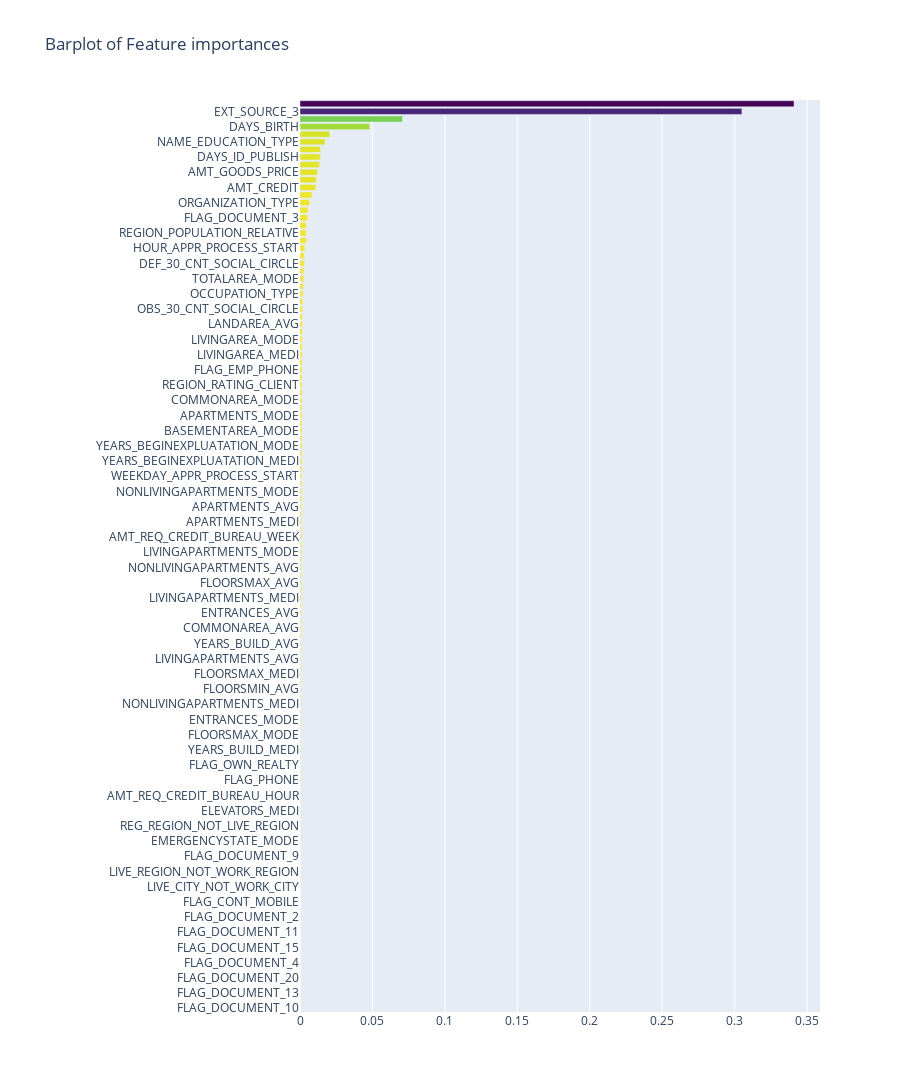

Notebook code for this chart:
### Code cell
import plotly.graph_objs as go
import plotly.offline as py

x, y = (list(x) for x in zip(*sorted(zip(rf.feature_importances_, features), 
                                                            reverse = False)))
trace2 = go.Bar(
    x=x ,
    y=y,
    marker=dict(
        color=x,
        colorscale = 'Viridis',
        reversescale = True
    ),
    name='Random Forest Feature importance',
    orientation='h',
)

layout = dict(
    title='Barplot of Feature importances',
     width = 900, height = 2000,
    yaxis=dict(
        showgrid=False,
        showline=False,
        showticklabels=True,
#         domain=[0, 0.85],
    ),
    margin=dict(
    l=300,
),
)

fig1 = go.Figure(data=[trace2])
fig1['layout'].update(layout)
py.iplot(fig1, filename='plots')

### Figure 1 — Plotly figure (JSON) as saved in the notebook; plotly's stock layout.template omitted (floating-point values rounded to 4 significant figures)
{"data": [{"marker": {"color": [0, 0, 0, 0, 0, 0, 0, 0, 5.101e-06, 5.214e-06, 2.045e-05, 2.405e-05, 3.531e-05, 6.122e-05, 6.77e-05, 6.922e-05, 7.532e-05, 7.618e-05, 8.463e-05, 9.88e-05, 0.0001186, 0.0001591, 0.0001635, 0.0001789, 0.0001974, 0.0002164, 0.0002471, 0.0002568, 0.0002683, 0.0002754, 0.0002957, 0.000315, 0.0003241, 0.000373, 0.0003863, 0.0004095, 0.0004118, 0.0004285, 0.0004344, 0.0004553, 0.000462, 0.0005081, 0.0005262, 0.0005603, 0.000568, 0.0005908, 0.0006274, 0.000652, 0.0006655, 0.000688, 0.0007303, 0.0007372, 0.0007979, 0.0008074, 0.0008085, 0.000816, 0.0008251, 0.0008426, 0.0008464, 0.000857, 0.0008989, 0.0008989, 0.0009223, 0.0009286, 0.0009544, 0.001005, 0.001012, 0.001045, 0.001058, 0.001106, 0.001109, 0.001159, 0.001206, 0.001211, 0.001218, 0.001245, 0.001246, 0.001278, 0.001283, 0.001311, 0.001326, 0.001344, 0.001351, 0.00136, 0.001406, 0.001515, 0.001534, 0.001551, 0.001643, 0.001655, 0.001666, 0.001706, 0.001853, 0.001973, 0.002057, 0.002182, 0.002542, 0.002543, 0.002876, 0.002962, 0.003299, 0.004263, 0.004313, 0.004341, 0.005272, 0.005487, 0.006523, 0.00827, 0.0109, 0.01133, 0.0121, 0.01352, 0.01399, 0.01412, 0.01731, 0.02062, 0.04809, 0.07073, 0.305, 0.3409], "colorscale": [[0, "#440154"], [0.1111, "#482878"], [0.2222, "#3e4989"], [0.3333, "#31688e"], [0.4444, "#26828e"], [0.5556, "#1f9e89"], [0.6667, "#35b779"], [0.7778, "#6ece58"], [0.8889, "#b5de2b"], [1, "#fde725"]], "reversescale": true}, "name": "Random Forest Feature importance", "orientation": "h", "type": "bar", "x": [0, 0, 0, 0, 0, 0, 0, 0, 5.101e-06, 5.214e-06, 2.045e-05, 2.405e-05, 3.531e-05, 6.122e-05, 6.77e-05, 6.922e-05, 7.532e-05, 7.618e-05, 8.463e-05, 9.88e-05, 0.0001186, 0.0001591, 0.0001635, 0.0001789, 0.0001974, 0.0002164, 0.0002471, 0.0002568, 0.0002683, 0.0002754, 0.0002957, 0.000315, 0.0003241, 0.000373, 0.0003863, 0.0004095, 0.0004118, 0.0004285, 0.0004344, 0.0004553, 0.000462, 0.0005081, 0.0005262, 0.0005603, 0.000568, 0.0005908, 0.0006274, 0.000652, 0.0006655, 0.000688, 0.0007303, 0.0007372, 0.0007979, 0.0008074, 0.0008085, 0.000816, 0.0008251, 0.0008426, 0.0008464, 0.000857, 0.0008989, 0.0008989, 0.0009223, 0.0009286, 0.0009544, 0.001005, 0.001012, 0.001045, 0.001058, 0.001106, 0.001109, 0.001159, 0.001206, 0.001211, 0.001218, 0.001245, 0.001246, 0.001278, 0.001283, 0.001311, 0.001326, 0.001344, 0.001351, 0.00136, 0.001406, 0.001515, 0.001534, 0.001551, 0.001643, 0.001655, 0.001666, 0.001706, 0.001853, 0.001973, 0.002057, 0.002182, 0.002542, 0.002543, 0.002876, 0.002962, 0.003299, 0.004263, 0.004313, 0.004341, 0.005272, 0.005487, 0.006523, 0.00827, 0.0109, 0.01133, 0.0121, 0.01352, 0.01399, 0.01412, 0.01731, 0.02062, 0.04809, 0.07073, 0.305, 0.3409], "y": ["FLAG_DOCUMENT_10", "FLAG_DOCUMENT_12", "FLAG_DOCUMENT_13", "FLAG_DOCUMENT_17", "FLAG_DOCUMENT_20", "FLAG_DOCUMENT_21", "FLAG_DOCUMENT_4", "FLAG_MOBIL", "FLAG_DOCUMENT_15", "FLAG_DOCUMENT_7", "FLAG_DOCUMENT_11", "FLAG_DOCUMENT_18", "FLAG_DOCUMENT_2", "FLAG_DOCUMENT_8", "FLAG_CONT_MOBILE", "FLAG_DOCUMENT_16", "LIVE_CITY_NOT_WORK_CITY", "FLAG_DOCUMENT_19", "LIVE_REGION_NOT_WORK_REGION", "FLAG_DOCUMENT_14", "FLAG_DOCUMENT_9", "REG_REGION_NOT_WORK_REGION", "EMERGENCYSTATE_MODE", "FLAG_DOCUMENT_5", "REG_REGION_NOT_LIVE_REGION", "FONDKAPREMONT_MODE", "ELEVATORS_MEDI", "FLAG_EMAIL", "AMT_REQ_CREDIT_BUREAU_HOUR", "FLAG_DOCUMENT_6", "FLAG_PHONE", "ELEVATORS_AVG", "FLAG_OWN_REALTY", "FLAG_WORK_PHONE", "YEARS_BUILD_MEDI", "REG_CITY_NOT_WORK_CITY", "FLOORSMAX_MODE", "FLOORSMIN_MODE", "ENTRANCES_MODE", "WALLSMATERIAL_MODE", "NONLIVINGAPARTMENTS_MEDI", "FLOORSMIN_MEDI", "FLOORSMIN_AVG", "ELEVATORS_MODE", "FLOORSMAX_MEDI", "YEARS_BUILD_MODE", "LIVINGAPARTMENTS_AVG", "NAME_TYPE_SUITE", "YEARS_BUILD_AVG", "COMMONAREA_MEDI", "COMMONAREA_AVG", "HOUSETYPE_MODE", "ENTRANCES_AVG", "BASEMENTAREA_MEDI", "LIVINGAPARTMENTS_MEDI", "BASEMENTAREA_AVG", "FLOORSMAX_AVG", "NAME_CONTRACT_TYPE", "NONLIVINGAPARTMENTS_AVG", "ENTRANCES_MEDI", "LIVINGAPARTMENTS_MODE", "CNT_CHILDREN", "AMT_REQ_CREDIT_BUREAU_WEEK", "NONLIVINGAREA_MEDI", "APARTMENTS_MEDI", "AMT_REQ_CREDIT_BUREAU_QRT", "APARTMENTS_AVG", "AMT_REQ_CREDIT_BUREAU_MON", "NONLIVINGAPARTMENTS_MODE", "AMT_REQ_CREDIT_BUREAU_DAY", "WEEKDAY_APPR_PROCESS_START", "NONLIVINGAREA_AVG", "YEARS_BEGINEXPLUATATION_MEDI", "LANDAREA_MODE", "YEARS_BEGINEXPLUATATION_MODE", "NONLIVINGAREA_MODE", "BASEMENTAREA_MODE", "FLAG_OWN_CAR", "APARTMENTS_MODE", "CNT_FAM_MEMBERS", "COMMONAREA_MODE", "REGION_RATING_CLIENT_W_CITY", "REGION_RATING_CLIENT", "LANDAREA_MEDI", "FLAG_EMP_PHONE", "YEARS_BEGINEXPLUATATION_AVG", "LIVINGAREA_MEDI", "NAME_HOUSING_TYPE", "LIVINGAREA_MODE", "LIVINGAREA_AVG", "LANDAREA_AVG", "NAME_FAMILY_STATUS", "OBS_30_CNT_SOCIAL_CIRCLE", "REG_CITY_NOT_LIVE_CITY", "OCCUPATION_TYPE", "OBS_60_CNT_SOCIAL_CIRCLE", "TOTALAREA_MODE", "DEF_60_CNT_SOCIAL_CIRCLE", "DEF_30_CNT_SOCIAL_CIRCLE", "AMT_REQ_CREDIT_BUREAU_YEAR", "HOUR_APPR_PROCESS_START", "OWN_CAR_AGE", "REGION_POPULATION_RELATIVE", "AMT_INCOME_TOTAL", "FLAG_DOCUMENT_3", "DAYS_LAST_PHONE_CHANGE", "ORGANIZATION_TYPE", "NAME_INCOME_TYPE", "AMT_CREDIT", "DAYS_REGISTRATION", "AMT_GOODS_PRICE", "CODE_GENDER", "DAYS_ID_PUBLISH", "AMT_ANNUITY", "NAME_EDUCATION_TYPE", "DAYS_EMPLOYED", "DAYS_BIRTH", "EXT_SOURCE_1", "EXT_SOURCE_3", "EXT_SOURCE_2"]}], "layout": {"height": 2000, "margin": {"l": 300}, "title": {"text": "Barplot of Feature importances"}, "width": 900, "xaxis": {"autorange": true, "range": [0, 0.3589], "type": "linear"}, "yaxis": {"autorange": true, "range": [-0.5, 119.5], "showgrid": false, "showline": false, "showticklabels": true, "type": "category"}}}
